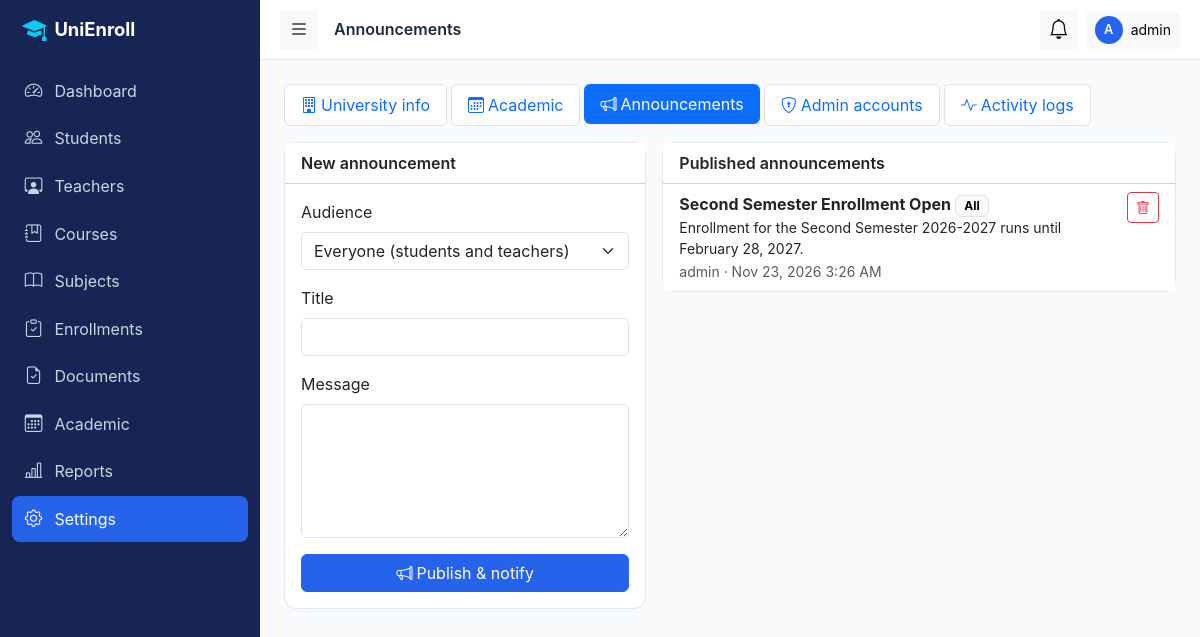
/admin/settings/announcements.php (signed in), run on the app's committed database.
### tables this page shows
CREATE TABLE users (
  id            INT UNSIGNED AUTO_INCREMENT PRIMARY KEY,
  username      VARCHAR(50)  NOT NULL,
  email         VARCHAR(120) NOT NULL,
  password_hash VARCHAR(255) NOT NULL,
  role          ENUM('admin','teacher','student') NOT NULL,
  status        ENUM('active','inactive') NOT NULL DEFAULT 'active',
  last_login    DATETIME NULL,
  created_at    TIMESTAMP NOT NULL DEFAULT CURRENT_TIMESTAMP,
  updated_at    TIMESTAMP NOT NULL DEFAULT CURRENT_TIMESTAMP ON UPDATE CURRENT_TIMESTAMP,
  UNIQUE KEY uq_users_username (username),
  UNIQUE KEY uq_users_email (email),
  KEY idx_users_role_status (role, status)
);

CREATE TABLE announcements (
  id         INT UNSIGNED AUTO_INCREMENT PRIMARY KEY,
  author_id  INT UNSIGNED NOT NULL,                     
  subject_id INT UNSIGNED NULL,                         
  audience   ENUM('all','students','teachers') NOT NULL DEFAULT 'all',
  title      VARCHAR(150) NOT NULL,
  body       TEXT NOT NULL,
  created_at TIMESTAMP NOT NULL DEFAULT CURRENT_TIMESTAMP,
  updated_at TIMESTAMP NOT NULL DEFAULT CURRENT_TIMESTAMP ON UPDATE CURRENT_TIMESTAMP,
  KEY idx_announcements_subject (subject_id),
  KEY idx_announcements_created (created_at),
  CONSTRAINT fk_announcements_author FOREIGN KEY (author_id)
    REFERENCES users(id) ON UPDATE CASCADE ON DELETE CASCADE,
  CONSTRAINT fk_announcements_subject FOREIGN KEY (subject_id)
    REFERENCES subjects(id) ON UPDATE CASCADE ON DELETE CASCADE
);

### includes/functions.php (called while the page is built, shortened)
<?php
function e($value): string
{
    return htmlspecialchars((string)$value, ENT_QUOTES, 'UTF-8');
}
function url(string $path = ''): string
{
    return BASE_URL . '/' . ltrim($path, '/');
}
function asset(string $path): string
{
    return url('assets/' . ltrim($path, '/'));
}
function format_date(?string $date, string $format = 'M d, Y'): string
{
    return $date ? date($format, strtotime($date)) : '—';
}

### includes/auth_check.php (called while the page is built, shortened)
<?php
function require_login(): array
{
    $pdo  = Database::getConnection();
    $stmt = $pdo->prepare('SELECT id, username, role, status FROM users WHERE id = ?');
    $stmt->execute([$_SESSION['user_id']]);
    $user = $stmt->fetch();
    $user['name'] = $_SESSION['display_name'] ?? $user['username'];
    return $user;
}
function require_role($roles): array
{
    $roles = (array)$roles;
    $user  = require_login();
        ?>
        <?php
    return $user;
}

### admin/settings/announcements.php (the view, shortened to what this page needs)
<?php
require_once __DIR__ . '/../../includes/auth_check.php';
require_once __DIR__ . '/../../includes/settings_nav.php';
$user = require_role('admin');
$pdo = Database::getConnection();
$list = $pdo->query("SELECT a.*, u.username FROM announcements a JOIN users u ON u.id = a.author_id WHERE a.subject_id IS NULL ORDER BY a.created_at DESC LIMIT 50")->fetchAll();
$pageTitle = 'Announcements';
require_once __DIR__ . '/../../includes/header.php';
?>
<div class="row g-3">
  <div class="col-lg-5"><div class="card"><div class="card-header bg-white fw-semibold">New announcement</div><div class="card-body">
    <form method="post"><?= csrf_field() ?><input type="hidden" name="action" value="post">
      <label class="form-label">Audience</label><select class="form-select mb-3" name="audience"><option value="all">Everyone (students and teachers)</option></select>
      <label class="form-label">Title</label><input class="form-control mb-3" name="title" maxlength="150" required>
      <label class="form-label">Message</label><textarea class="form-control mb-3" name="body" rows="5" maxlength="2000" required></textarea>
      <button class="btn btn-primary w-100"><i class="bi bi-megaphone me-1"></i>Publish &amp; notify</button></form></div></div></div>
  <div class="col-lg-7"><div class="card"><div class="card-header bg-white fw-semibold">Published announcements</div>
    <?php if (!$list): ?><div class="empty-state"><i class="bi bi-megaphone"></i>No announcements yet.</div><?php else: ?>
    <div class="list-group list-group-flush"><?php foreach ($list as $x): ?><div class="list-group-item d-flex justify-content-between gap-2"><div>
      <strong><?= e($x['title']) ?></strong> <span class="badge text-bg-light border text-capitalize"><?= e($x['audience']) ?></span><div class="small"><?= nl2br(e($x['body'])) ?></div>
      <small class="text-muted"><?= e($x['username']) ?> · <?= e(format_date($x['created_at'], 'M d, Y g:i A')) ?></small></div>
      <form method="post"><?= csrf_field() ?><input type="hidden" name="action" value="delete"><input type="hidden" name="id" value="<?= (int)$x['id'] ?>">
        <button class="btn btn-sm btn-outline-danger" data-confirm="Delete this announcement?" data-confirm-label="Delete"><i class="bi bi-trash"></i></button></form></div><?php endforeach; ?></div><?php endif; ?></div></div>
</div>
<?php require_once __DIR__ . '/../../includes/footer.php'; ?>

### includes/header.php (shortened to what this page needs)
<?php
$pageTitle = $pageTitle ?? APP_NAME;
?>
<!DOCTYPE html>
<html lang="en">
<head>
  <link href="https://cdn.jsdelivr.net/npm/bootstrap@5.3.3/dist/css/bootstrap.min.css" rel="stylesheet">
  <link href="https://cdn.jsdelivr.net/npm/bootstrap-icons@1.11.3/font/bootstrap-icons.min.css" rel="stylesheet">
  <link href="<?= e(asset('css/style.css')) ?>" rel="stylesheet">
</head>
<body>
<div class="app-wrapper">
  <?php require __DIR__ . '/sidebar.php'; ?>
  <div class="app-main">
    <header class="topbar">
      <button class="btn btn-light btn-sm" id="sidebarToggle" aria-label="Toggle sidebar"><i class="bi bi-list fs-5"></i></button>
      <h6 class="mb-0 ms-3 fw-semibold d-none d-sm-block"><?= e($pageTitle) ?></h6>
      <div class="ms-auto d-flex align-items-center gap-2">
        <div class="dropdown">
          <button class="btn btn-light btn-sm position-relative" data-bs-toggle="dropdown" aria-label="Notifications">
            <i class="bi bi-bell fs-5"></i>
          </button>
        </div>
        <div class="dropdown">
          <button class="btn btn-light btn-sm d-flex align-items-center gap-2" data-bs-toggle="dropdown">
            <span class="avatar"><?= e(strtoupper(mb_substr($user['name'], 0, 1))) ?></span>
            <span class="d-none d-md-inline"><?= e($user['name']) ?></span>
          </button>
        </div>
      </div>
    </header>
    <main class="content">

### assets/css/style.css (style rules this page uses)
:root { --navy: #172554; --royal: #2563EB; --cyan: #06B6D4; --bg: #F8FAFC; --card: #FFFFFF; --text: #1E293B; --muted: #64748B; --border: #E2E8F0; --success:#16A34A; --warning:#F59E0B; --danger: #DC2626; --radius: 12px; --sidebar-w: 260px; --transition: .2s ease; }
body { font-family: 'Inter', system-ui, -apple-system, 'Segoe UI', Roboto, sans-serif; background: var(--bg); color: var(--text); }
.card { border: 1px solid var(--border); border-radius: var(--radius); }
.btn-primary { background: var(--royal); border-color: var(--royal); }
.btn, .form-control, .form-select { transition: var(--transition); }
.app-wrapper { display: flex; min-height: 100vh; }
.app-main { flex: 1; margin-left: var(--sidebar-w); min-width: 0; transition: margin var(--transition); }
.topbar { height: 60px; background: #fff; border-bottom: 1px solid var(--border); display: flex; align-items: center; padding: 0 1.25rem; position: sticky; top: 0; z-index: 1030; }
.content { padding: 1.5rem; }
.avatar { width: 28px; height: 28px; border-radius: 50%; background: var(--royal); color: #fff; display: inline-flex; align-items: center; justify-content: center; font-size: .8rem; font-weight: 600; }

### data on the page
users: role "admin"
announcements: title "Second Semester Enrollment Open", audience "All", body "Enrollment for the Second Semester 2026-2027 runs until February 28, 2027.", author.username "admin", created_at "Nov 23, 2026 3:26 AM"

### other printed values
$label "Dashboard"
$label "Students"
$label "Teachers"
$label "Courses"
$label "Subjects"
$label "Enrollments"
$label "Documents"
$label "Academic"
$label "Reports"
$label "Settings"
$pageTitle "Announcements"
mb_substr($user['name'], 0, 1) "A"
$label "University info"
$label "Announcements"
$label "Admin accounts"
